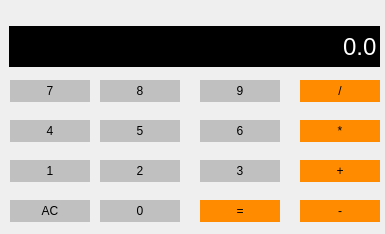
<?xml version="1.0" encoding="UTF-8"?>
<ui version="4.0">
 <class>Calculadora</class>
 <widget class="QMainWindow" name="Calculadora">
  <property name="geometry">
   <rect>
    <x>0</x>
    <y>0</y>
    <width>385</width>
    <height>234</height>
   </rect>
  </property>
  <property name="windowTitle">
   <string>Calculadora</string>
  </property>
  <widget class="QWidget" name="centralwidget">
   <widget class="QPushButton" name="Button9">
    <property name="geometry">
     <rect>
      <x>200</x>
      <y>80</y>
      <width>80</width>
      <height>22</height>
     </rect>
    </property>
    <property name="sizePolicy">
     <sizepolicy hsizetype="Preferred" vsizetype="Expanding">
      <horstretch>0</horstretch>
      <verstretch>0</verstretch>
     </sizepolicy>
    </property>
    <property name="styleSheet">
     <string notr="true">QPushButton{
Background-color:#C0C0C0;
border: ipx soild gray;
padding: 5px;
}

QPushButton :pressed{
Background-color:#A9A9A9;
border: ipx soild gray;
padding: 5px;
}</string>
    </property>
    <property name="text">
     <string>9</string>
    </property>
   </widget>
   <widget class="QPushButton" name="Button1">
    <property name="geometry">
     <rect>
      <x>10</x>
      <y>160</y>
      <width>80</width>
      <height>22</height>
     </rect>
    </property>
    <property name="sizePolicy">
     <sizepolicy hsizetype="Preferred" vsizetype="Expanding">
      <horstretch>0</horstretch>
      <verstretch>0</verstretch>
     </sizepolicy>
    </property>
    <property name="styleSheet">
     <string notr="true">QPushButton{
Background-color:#C0C0C0;
border: ipx soild gray;
padding: 5px;
}

QPushButton :pressed{
Background-color:#A9A9A9;
border: ipx soild gray;
padding: 5px;
}</string>
    </property>
    <property name="text">
     <string>1</string>
    </property>
   </widget>
   <widget class="QLineEdit" name="Display">
    <property name="geometry">
     <rect>
      <x>9</x>
      <y>26</y>
      <width>371</width>
      <height>41</height>
     </rect>
    </property>
    <property name="font">
     <font>
      <family>Arial</family>
      <pointsize>18</pointsize>
     </font>
    </property>
    <property name="styleSheet">
     <string notr="true">QLineEdit{
Background-color:gay;
border: ipx soild gray;
color:#ffffff;
}</string>
    </property>
    <property name="text">
     <string>0.0</string>
    </property>
    <property name="alignment">
     <set>Qt::AlignRight|Qt::AlignTrailing|Qt::AlignVCenter</set>
    </property>
   </widget>
   <widget class="QPushButton" name="ButtonDiagonal">
    <property name="geometry">
     <rect>
      <x>300</x>
      <y>80</y>
      <width>80</width>
      <height>22</height>
     </rect>
    </property>
    <property name="sizePolicy">
     <sizepolicy hsizetype="Preferred" vsizetype="Expanding">
      <horstretch>0</horstretch>
      <verstretch>0</verstretch>
     </sizepolicy>
    </property>
    <property name="styleSheet">
     <string notr="true">QPushButton{
Background-color:#FF8C00;
border: ipx soild gray;
padding: 5px;
}
rgb(143, 143, 143)
QPushButton :pressed{
Background-color:#A9A9A9;
border: ipx soild gray;
padding: 5px;
}</string>
    </property>
    <property name="text">
     <string>/</string>
    </property>
   </widget>
   <widget class="QPushButton" name="Button4">
    <property name="geometry">
     <rect>
      <x>10</x>
      <y>120</y>
      <width>80</width>
      <height>22</height>
     </rect>
    </property>
    <property name="sizePolicy">
     <sizepolicy hsizetype="Preferred" vsizetype="Expanding">
      <horstretch>0</horstretch>
      <verstretch>0</verstretch>
     </sizepolicy>
    </property>
    <property name="styleSheet">
     <string notr="true">QPushButton{
Background-color:#C0C0C0;
border: ipx soild gray;
padding: 5px;
}

QPushButton :pressed{
Background-color:#A9A9A9;
border: ipx soild gray;
padding: 5px;
}</string>
    </property>
    <property name="text">
     <string>4</string>
    </property>
   </widget>
   <widget class="QPushButton" name="Button6">
    <property name="geometry">
     <rect>
      <x>200</x>
      <y>120</y>
      <width>80</width>
      <height>22</height>
     </rect>
    </property>
    <property name="sizePolicy">
     <sizepolicy hsizetype="Preferred" vsizetype="Expanding">
      <horstretch>0</horstretch>
      <verstretch>0</verstretch>
     </sizepolicy>
    </property>
    <property name="styleSheet">
     <string notr="true">QPushButton{
Background-color:#C0C0C0;
border: ipx soild gray;
padding: 5px;
}

QPushButton :pressed{
Background-color:#A9A9A9;
border: ipx soild gray;
padding: 5px;
}</string>
    </property>
    <property name="text">
     <string>6</string>
    </property>
   </widget>
   <widget class="QPushButton" name="Button5">
    <property name="geometry">
     <rect>
      <x>100</x>
      <y>120</y>
      <width>80</width>
      <height>22</height>
     </rect>
    </property>
    <property name="sizePolicy">
     <sizepolicy hsizetype="Preferred" vsizetype="Expanding">
      <horstretch>0</horstretch>
      <verstretch>0</verstretch>
     </sizepolicy>
    </property>
    <property name="styleSheet">
     <string notr="true">QPushButton{
Background-color:#C0C0C0;
border: ipx soild gray;
padding: 5px;
}

QPushButton :pressed{
Background-color:#A9A9A9;
border: ipx soild gray;
padding: 5px;
}</string>
    </property>
    <property name="text">
     <string>5</string>
    </property>
   </widget>
   <widget class="QPushButton" name="ButtonAC">
    <property name="geometry">
     <rect>
      <x>10</x>
      <y>200</y>
      <width>80</width>
      <height>22</height>
     </rect>
    </property>
    <property name="sizePolicy">
     <sizepolicy hsizetype="Preferred" vsizetype="Expanding">
      <horstretch>0</horstretch>
      <verstretch>0</verstretch>
     </sizepolicy>
    </property>
    <property name="styleSheet">
     <string notr="true">QPushButton{
Background-color:#C0C0C0;
border: ipx soild gray;
padding: 5px;
}

QPushButton :pressed{
Background-color:#A9A9A9;
border: ipx soild gray;
padding: 5px;
}</string>
    </property>
    <property name="text">
     <string>AC</string>
    </property>
   </widget>
   <widget class="QPushButton" name="Button2">
    <property name="geometry">
     <rect>
      <x>100</x>
      <y>160</y>
      <width>80</width>
      <height>22</height>
     </rect>
    </property>
    <property name="sizePolicy">
     <sizepolicy hsizetype="Preferred" vsizetype="Expanding">
      <horstretch>0</horstretch>
      <verstretch>0</verstretch>
     </sizepolicy>
    </property>
    <property name="styleSheet">
     <string notr="true">QPushButton{
Background-color:#C0C0C0;
border: ipx soild gray;
padding: 5px;
}

QPushButton :pressed{
Background-color:#A9A9A9;
border: ipx soild gray;
padding: 5px;
}</string>
    </property>
    <property name="text">
     <string>2</string>
    </property>
   </widget>
   <widget class="QPushButton" name="ButtonIgual">
    <property name="geometry">
     <rect>
      <x>200</x>
      <y>200</y>
      <width>80</width>
      <height>22</height>
     </rect>
    </property>
    <property name="sizePolicy">
     <sizepolicy hsizetype="Preferred" vsizetype="Expanding">
      <horstretch>0</horstretch>
      <verstretch>0</verstretch>
     </sizepolicy>
    </property>
    <property name="styleSheet">
     <string notr="true">QPushButton{
Background-color:#FF8C00;
border: ipx soild gray;
padding: 5px;
}
rgb(143, 143, 143)
QPushButton :pressed{
Background-color:#A9A9A9;
border: ipx soild gray;
padding: 5px;
}</string>
    </property>
    <property name="text">
     <string>=</string>
    </property>
   </widget>
   <widget class="QPushButton" name="ButtonMas">
    <property name="geometry">
     <rect>
      <x>300</x>
      <y>160</y>
      <width>80</width>
      <height>22</height>
     </rect>
    </property>
    <property name="sizePolicy">
     <sizepolicy hsizetype="Preferred" vsizetype="Expanding">
      <horstretch>0</horstretch>
      <verstretch>0</verstretch>
     </sizepolicy>
    </property>
    <property name="styleSheet">
     <string notr="true">QPushButton{
Background-color:#FF8C00;
border: ipx soild gray;
padding: 5px;
}
rgb(143, 143, 143)
QPushButton :pressed{
Background-color:#A9A9A9;
border: ipx soild gray;
padding: 5px;
}</string>
    </property>
    <property name="text">
     <string>+</string>
    </property>
   </widget>
   <widget class="QPushButton" name="ButtonMenos">
    <property name="geometry">
     <rect>
      <x>300</x>
      <y>200</y>
      <width>80</width>
      <height>22</height>
     </rect>
    </property>
    <property name="sizePolicy">
     <sizepolicy hsizetype="Preferred" vsizetype="Expanding">
      <horstretch>0</horstretch>
      <verstretch>0</verstretch>
     </sizepolicy>
    </property>
    <property name="styleSheet">
     <string notr="true">QPushButton{
Background-color:#FF8C00;
border: ipx soild gray;
padding: 5px;
}
rgb(143, 143, 143)
QPushButton :pressed{
Background-color:#A9A9A9;
border: ipx soild gray;
padding: 5px;
}</string>
    </property>
    <property name="text">
     <string>-</string>
    </property>
   </widget>
   <widget class="QPushButton" name="Button7">
    <property name="geometry">
     <rect>
      <x>10</x>
      <y>80</y>
      <width>80</width>
      <height>22</height>
     </rect>
    </property>
    <property name="sizePolicy">
     <sizepolicy hsizetype="Preferred" vsizetype="Expanding">
      <horstretch>0</horstretch>
      <verstretch>0</verstretch>
     </sizepolicy>
    </property>
    <property name="styleSheet">
     <string notr="true">QPushButton{
Background-color:#C0C0C0;
border: ipx soild gray;
padding: 5px;
}

QPushButton :pressed{
Background-color:#A9A9A9;
border: ipx soild gray;
padding: 5px;
}</string>
    </property>
    <property name="text">
     <string>7</string>
    </property>
   </widget>
   <widget class="QPushButton" name="ButtonMultiplicacion">
    <property name="geometry">
     <rect>
      <x>300</x>
      <y>120</y>
      <width>80</width>
      <height>22</height>
     </rect>
    </property>
    <property name="sizePolicy">
     <sizepolicy hsizetype="Preferred" vsizetype="Expanding">
      <horstretch>0</horstretch>
      <verstretch>0</verstretch>
     </sizepolicy>
    </property>
    <property name="styleSheet">
     <string notr="true">QPushButton{
Background-color:#FF8C00;
border: ipx soild gray;
padding: 5px;
}
rgb(143, 143, 143)
QPushButton :pressed{
Background-color:#A9A9A9;
border: ipx soild gray;
padding: 5px;
}</string>
    </property>
    <property name="text">
     <string>*</string>
    </property>
   </widget>
   <widget class="QPushButton" name="Button8">
    <property name="geometry">
     <rect>
      <x>100</x>
      <y>80</y>
      <width>80</width>
      <height>22</height>
     </rect>
    </property>
    <property name="sizePolicy">
     <sizepolicy hsizetype="Preferred" vsizetype="Expanding">
      <horstretch>0</horstretch>
      <verstretch>0</verstretch>
     </sizepolicy>
    </property>
    <property name="styleSheet">
     <string notr="true">QPushButton{
Background-color:#C0C0C0;
border: ipx soild gray;
padding: 5px;
}

QPushButton :pressed{
Background-color:#A9A9A9;
border: ipx soild gray;
padding: 5px;
}</string>
    </property>
    <property name="text">
     <string>8</string>
    </property>
   </widget>
   <widget class="QPushButton" name="Button0">
    <property name="geometry">
     <rect>
      <x>100</x>
      <y>200</y>
      <width>80</width>
      <height>22</height>
     </rect>
    </property>
    <property name="sizePolicy">
     <sizepolicy hsizetype="Preferred" vsizetype="Expanding">
      <horstretch>0</horstretch>
      <verstretch>0</verstretch>
     </sizepolicy>
    </property>
    <property name="styleSheet">
     <string notr="true">QPushButton{
Background-color:#C0C0C0;
border: ipx soild gray;
padding: 5px;
}

QPushButton :pressed{
Background-color:#A9A9A9;
border: ipx soild gray;
padding: 5px;
}</string>
    </property>
    <property name="text">
     <string>0</string>
    </property>
   </widget>
   <widget class="QPushButton" name="Button3">
    <property name="geometry">
     <rect>
      <x>200</x>
      <y>160</y>
      <width>80</width>
      <height>22</height>
     </rect>
    </property>
    <property name="sizePolicy">
     <sizepolicy hsizetype="Preferred" vsizetype="Expanding">
      <horstretch>0</horstretch>
      <verstretch>0</verstretch>
     </sizepolicy>
    </property>
    <property name="styleSheet">
     <string notr="true">QPushButton{
Background-color:#C0C0C0;
border: ipx soild gray;
padding: 5px;
}

QPushButton :pressed{
Background-color:#A9A9A9;
border: ipx soild gray;
padding: 5px;
}</string>
    </property>
    <property name="text">
     <string>3</string>
    </property>
   </widget>
  </widget>
 </widget>
 <resources/>
 <connections/>
</ui>
